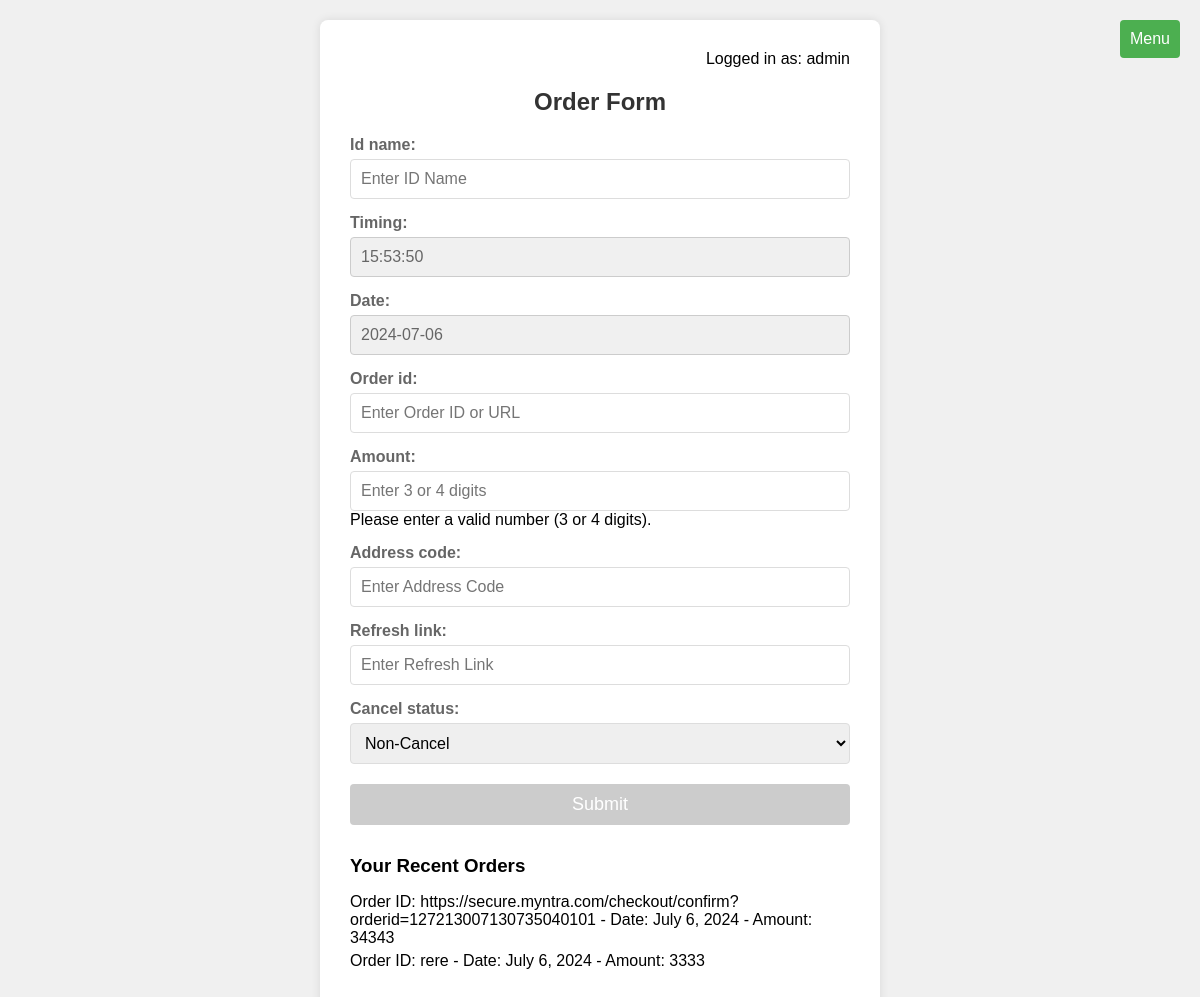
/order/ (signed in), run on the app's committed database.
### myapp/models.py (models this page shows, shortened)
class Order(models.Model):
    CANCEL_CHOICES = [
        ('non-cancel', 'Non-Cancel'),
        ('cancel', 'Cancel'),
    ]
    user = models.ForeignKey(User, on_delete=models.SET_NULL, null=True, blank=True)
    id_name = models.CharField(max_length=50)
    timing = models.TimeField()
    date = models.DateField()
    order_id = models.CharField(max_length=500)
    amount = models.IntegerField()
    address_code = models.CharField(max_length=50)
    refresh_link = models.CharField(max_length=200)  # New field
    cancel_status = models.CharField(max_length=20, choices=CANCEL_CHOICES, default='non-cancel')

### myapp/views.py (the view)
# urls.py: path('order/', views.order_form, name='order_form'),
@login_required
def order_form(request):
    if request.method == 'POST':
        form = OrderForm(request.POST, user=request.user)
        if form.is_valid():
            order = form.save(commit=False)
            now = timezone.localtime(timezone.now())
            order.timing = now.time()
            order.date = now.date()
            order.save()
            csv_file_path = 'orders.csv'
            file_exists = os.path.isfile(csv_file_path)
            with open(csv_file_path, 'a', newline='') as csvfile:
                writer = csv.writer(csvfile)
                if not file_exists:
                    writer.writerow(['User', 'ID Name', 'Timing', 'Date', 'Order ID', 'Amount', 'Address Code', 'Refresh Link', 'Cancel Status'])
                formatted_time = order.timing.strftime('%H:%M:%S')
                writer.writerow([
                    request.user.username,
                    order.id_name,
                    formatted_time,
                    order.date,
                    order.order_id,
                    order.amount,
                    order.address_code,
                    order.refresh_link,
                    order.cancel_status
                ])
            messages.success(request, 'Order submitted successfully!')
            return redirect('order_form')
    else:
        form = OrderForm(user=request.user)
    recent_orders = Order.objects.filter(user=request.user).order_by('-date', '-timing')[:5]
    return render(request, 'order_form.html', {'form': form, 'recent_orders': recent_orders})

### myapp/templates/order_form.html (shortened to what this page needs)
{% load static %}
<!DOCTYPE html>
<html lang="en">
<head>
</head>
<body>
    <div class="menu-container">
        <button class="menu-button" onclick="toggleMenu()">Menu</button>
    </div>
    <div class="container">
        <div class="user-info">
            Logged in as: {{ request.user.username }}
        </div>
        <h2>Order Form</h2>
        <form id="orderForm" method="post" autocomplete="on">
            {% for field in form %}
                <label for="{{ field.id_for_label }}">{{ field.label }}:</label>
                {{ field }}
                {% if field.name == 'amount' %}
                    <div id="amountError" class="error-message">Please enter a valid number (3 or 4 digits).</div>
                {% endif %}
            {% endfor %}
            <input type="submit" value="Submit" id="submitButton">
        </form>
        <div class="recent-orders">
            <h3>Your Recent Orders</h3>
            {% if recent_orders %}
                <ul>
                {% for order in recent_orders %}
                    <li>Order ID: {{ order.order_id }} - Date: {{ order.date }} - Amount: {{ order.amount }}</li>
                {% endfor %}
                </ul>
            {% else %}
                <p>No recent orders found.</p>
            {% endif %}
        </div>
    </div>
</body>
</html>

### myapp/templates/order_form.html (style rules this page uses)
body { font-family: Arial, sans-serif; background-color: #f0f0f0; margin: 0; padding: 20px; box-sizing: border-box; }
.container { max-width: 500px; margin: 0 auto; background-color: white; padding: 30px; border-radius: 8px; box-shadow: 0 0 10px rgba(0,0,0,0.1); }
h2 { text-align: center; color: #333; margin-top: 0; margin-bottom: 20px; }
label { display: block; margin-top: 15px; color: #666; font-weight: bold; }
input, select { width: 100%; padding: 10px; margin-top: 5px; border: 1px solid #ddd; border-radius: 4px; box-sizing: border-box; font-size: 16px; }
input[type="submit"] { background-color: #4CAF50; color: white; border: none; cursor: pointer; margin-top: 20px; font-size: 18px; transition: background-color 0.3s; }
input[readonly] { background-color: #f0f0f0; color: #666; cursor: default; border: 1px solid #ccc; }
input[type="submit"]:disabled { background-color: #cccccc; cursor: not-allowed; }
.user-info { text-align: right; margin-bottom: 20px; }
.recent-orders { margin-top: 30px; }
.recent-orders h3 { margin-bottom: 10px; }
.recent-orders ul { list-style-type: none; padding: 0; }
.recent-orders li { margin-bottom: 5px; }
.menu-container { position: absolute; top: 20px; right: 20px; }
.menu-button { background-color: #4CAF50; color: white; padding: 10px; font-size: 16px; border: none; cursor: pointer; border-radius: 4px; }

### data on the page
Order: order_id "https://secure.myntra.com/checkout/confirm?orderid=127213007130735040101", date "July 6, 2024", amount "34343"
Order: order_id "rere", date "July 6, 2024", amount "3333"

### other printed values
{{ request.user.username }} "admin"
{{ field.label }} "Id name" "Timing" "Date" "Order id" "Amount" "Address code" "Refresh link" "Cancel status"
